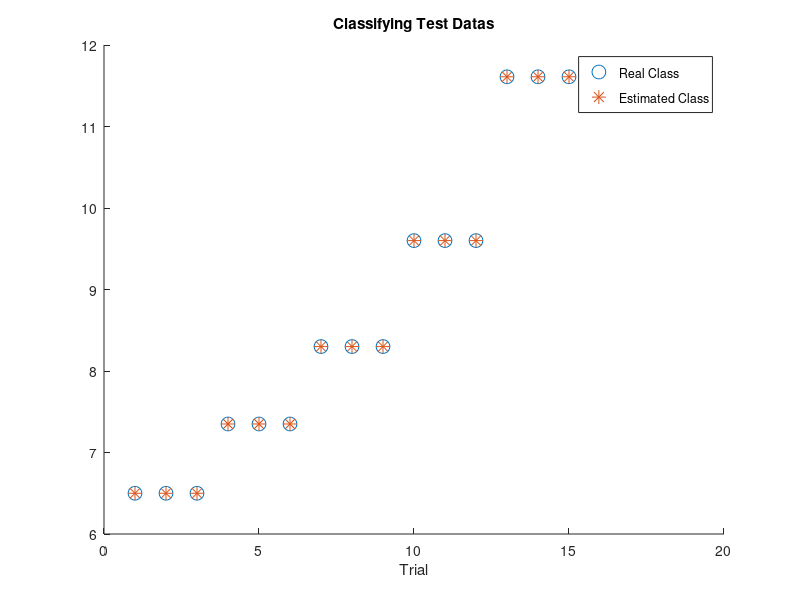

Reproduce this figure in MATLAB.
clc,clear,close all;

%% Preprocessing

load hw3-2.mat

data = data - mean(data,2);

%creating template matrixes
sample_rate = 250;
total_samples = size(data,2);
max_harmonic_freq = 40;
t = (1 : total_samples) / sample_rate;

X = cell(1 , length(freq));

for i = 1 : length(freq)
    k = 1 : floor(40/freq(i));
    x1 = sin(2*pi*freq(i)*k.'*t);
    x2 = cos(2*pi*freq(i)*k.'*t);
    X{i} = [x1 ; x2];
end

%% Feature extracting

Y = data;
estimated_label = zeros(1 , size(data,3) );
for j = 1 : size(data,3)
    ro = zeros(1 , length(freq));
    
    for i = 1 : length(freq)
        
        Rx = X{i} * X{i}.';
        Ry = Y(:,:,j) * Y(:,:,j).';
        Rxy = X{i} * Y(:,:,j).';
        Ryx = Rxy.';
        
        Sigma1 = Rx^-0.5 * Rxy * Ry^-1 * Ryx * Rx^-0.5;
        Sigma2 = Ry^-0.5 * Ryx * Rx^-1 * Rxy * Ry^-0.5;
        [U1,L1] = eig(Sigma1);
        a = Rx^-0.5 * U1(: , 1);
        [U2,L2] = eig(Sigma2);
        b = Ry^-0.5 * U2(: , 1);
        
        ro(i) = abs(a.' * Rxy * b) / sqrt(a.'*Rx*a) / sqrt(b.'*Ry*b) ;
        
    end
    
    [~,index] = max(ro);
    estimated_label(j) = freq(index);
end

success = sum( estimated_label == label ) / length( estimated_label );

scatter(1:length(label),label,100,'o')
hold on
scatter(1:length(estimated_label),estimated_label,100,'*')
legend('Real Class' , 'Estimated Class')
title('Classifying Test Datas')
xlabel('Trial')